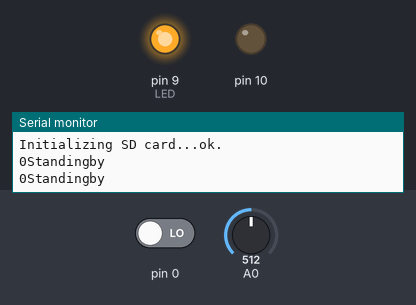
Bench run of a sketch on a simulated Teensy 3. Parts: output pins drawn as LEDs (lit = HIGH), the last lines printed to the serial monitor. Dashed ring = blinking. The inputs (shaded band) are chosen by the test bench; at power-on: pin 0 LOW, A0 = 512 (analog values on the 0–1023 scale). The local clock reads 2024-03-15 10:24:30 at power-on unless the sketch sets it; storage starts empty.

Above: at 1.2 s.
1.3 s: pin 0 driven HIGH
At 2.3 s:
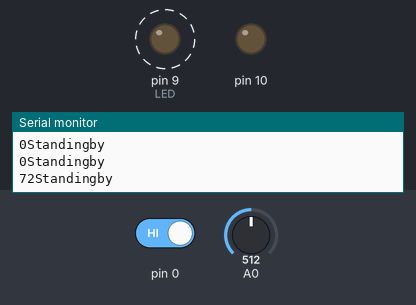
Timing chart, 0 to 8.8 s (numbered marks = the images above; inputs shaded):
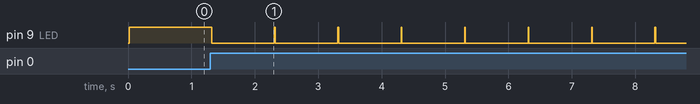

The sketch:

warikomi2.ino
```cpp
#include<SD.h>
#include <TimeLib.h>
const int chipSelect = BUILTIN_SDCARD;
File dataFile;

IntervalTimer myTimer;
int Z;//accel
volatile int sw = LOW;
volatile unsigned long time_prev = 0, time_now;
unsigned long time_chat = 20;
volatile int amari = 0;

//const int num = 15500;
const int num = 1000;

float data [num];
int m = 0;

void setup() {
  analogReadResolution(16);//kaizoudo
  pinMode(9, OUTPUT); //LED

  attachInterrupt(0, keisoku, RISING);
  setSyncProvider(getTeensy3Time);
  Serial.begin(115200);
  if (timeStatus() != timeSet) {
    Serial.println("Unable to sync with the RTC");
  } else {
    Serial.println("RTC has set the system time");
  }
  //setTime(16, 56, 50, 24, 7, 2017);
  Serial.print(F("Initializing SD card..."));
  pinMode(SS, OUTPUT);
  if (!SD.begin(chipSelect)) {
    Serial.println(F("Card failed, or not present"));
    // 失敗、何もしない
    while (1);
  }
  Serial.println(F("ok."));
  if (SD.exists("datalog.csv")) {
    SD.remove("datalog.csv");
    Serial.println(F("File exist! Remove File."));
  }
  //dataFile = SD.open("datalog.csv", FILE_WRITE);
  digitalWriteFast(9, HIGH);
}

int ledState = LOW;
volatile unsigned long blinkCount = 0; // use volatile for shared variables

void keisoku() {
  time_now = millis(); //現在の割り込み時刻を取得
  if ( time_now - time_prev > time_chat) {
    if ( sw == LOW )
      // myTimer.begin(ReadAnalog, 2000);  // 500 Hz
      myTimer.begin(ReadAnalog, 10000);  // 100 Hz

    sw = !sw; //前回の割り込みから20[ms]以上経過ならば、スイッチの状態を切り替え
  }
  time_prev = time_now; //現在の割り込み時刻を前回の割り込み時刻へコピー
}

/*void keisoku() {
  myTimer.begin(ReadAnalog, 4000);  // 250 Hz
  }*/

void ReadAnalog() {
  amari = blinkCount % 100;
  Z = analogRead(A0);
  data [blinkCount] = Z;
  blinkCount = blinkCount + 1;  // increase when get
  //dataFile.print(blinkCount);
  //dataFile.print(",");
  //dataFile.println(Z);
  if (amari == 0 ) {
    digitalWriteFast(9, HIGH);
  }
  else {
    digitalWriteFast(9, LOW);
  }
}

void loop() {
  Serial.print(blinkCount);
  Serial.println("Standingby");
  delay(1000);
  /*unsigned long blinkCopy;  // holds a copy of the blinkCount
    noInterrupts();
    blinkCopy = blinkCount;
    interrupts();
    Serial.print("blinkCount = ");
    Serial.print(blinkCopy);
    Serial.print(",accel=");
    Serial.println(Z);
    delay(1000);*/

  /*if (blinkCount >= 1000) {
    myTimer.end();
    Serial.println("Finished");
    delay(1000);
    }*/

  //amari = blinkCount % 500;
  //amari = blinkCount % 100;

  if (blinkCount > 1000 ) {
      myTimer.end();
      Serial.println("Finished");
      /*dataFile = SD.open("datalog.csv", FILE_WRITE);
      for (int m = 0; m < 10; m++) {
        //digitalWriteFast(9, HIGH);
        for (int i = 0; i < 100; i++) {
          dataFile.print(m);
          dataFile.print(",");
          dataFile.print(i + 1 + 100 * m);
          //dataFile.print(blinkCount);
          dataFile.print(",");
          dataFile.println(data[i + 100 * m]);
          //delay(10);
        }
        Serial.println("logging");
      }
      Serial.println("owari");
      dataFile.close();*/
  }
}

time_t getTeensy3Time()
{
  return Teensy3Clock.get();
}
```

Measured:
- after the input at 1.3 s, pin 9 (LED): alternates HIGH for 0.01 s and LOW for 0.99 s, starting at once
